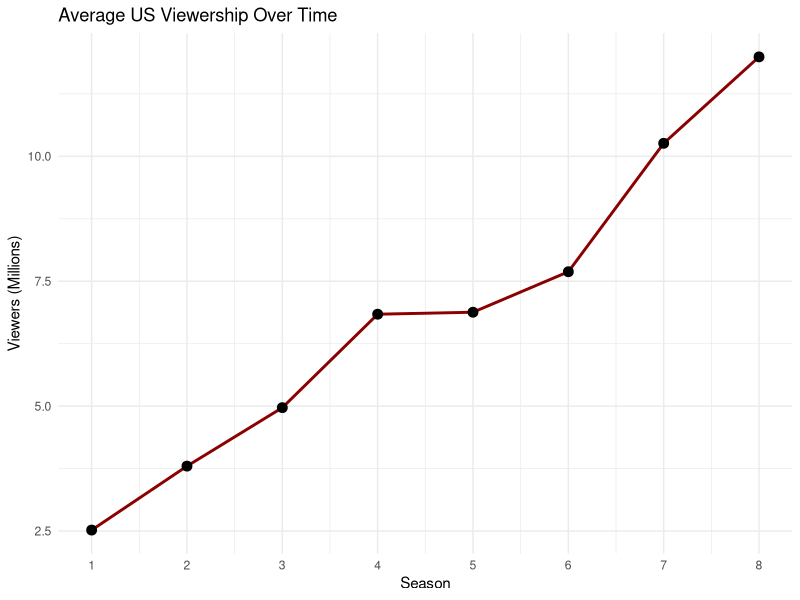

Write the R code that produced this figure.
## ---- chunk 1
1 + 1
## ---- chunk 2
#| echo: false
2 * 2
## ---- chunk 3
# Load necessary libraries
library(ggplot2)
library(dplyr)

# Create the dataset based on Wikipedia's average US viewership per season (in millions)
got_data <- data.frame(
  Season = 1:8,
  Viewers_Millions = c(2.52, 3.80, 4.97, 6.84, 6.88, 7.69, 10.26, 11.99)
)

# Calculate season-to-season changes
got_data <- got_data %>%
  mutate(Viewers_Change = Viewers_Millions - lag(Viewers_Millions))

# Extract specific numbers for inline references
s1_viewers <- got_data$Viewers_Millions[1]
s8_viewers <- got_data$Viewers_Millions[8]
change_s7_s8 <- round(got_data$Viewers_Millions[8] - got_data$Viewers_Millions[7], 2)

# Graph 1: Viewership over time
ggplot(got_data, aes(x = Season, y = Viewers_Millions)) +
  geom_line(color = "darkred", size = 1) +
  geom_point(color = "black", size = 3) +
  scale_x_continuous(breaks = 1:8) +
  labs(
    title = "Average US Viewership Over Time",
    x = "Season",
    y = "Viewers (Millions)"
  ) +
  theme_minimal()
